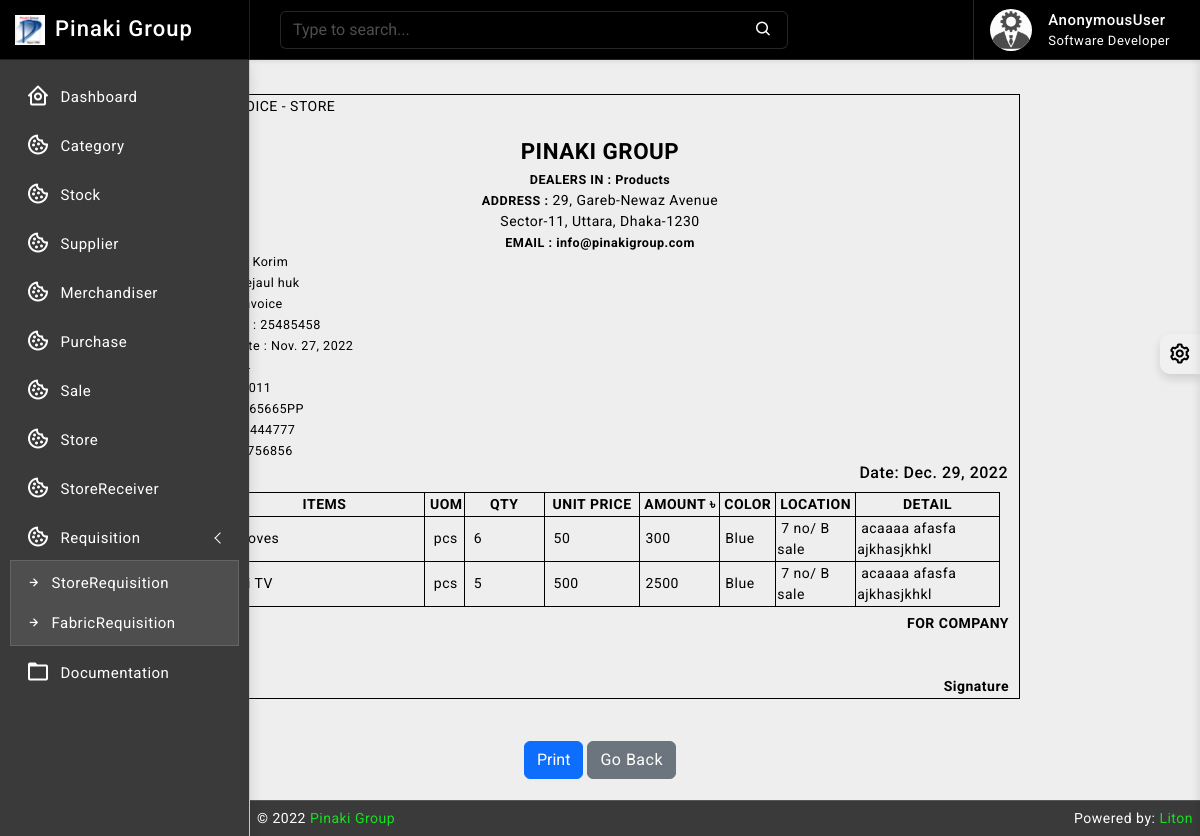
Screenshot of /store/bill/5 with the database file from the repository.
### store/models.py (models this page shows, shortened)
class StoreBill(models.Model):
    billno = models.AutoField(primary_key=True)
    time = models.DateTimeField(auto_now=True)
    supplier = models.ForeignKey(Supplier, on_delete=models.CASCADE, blank=False, related_name='suppliername')
    buyer_name = models.CharField(max_length=64, blank=False, null=True)
    REPORT = (
        ('', 'Select'),
        ('Invoice', 'Invoice'),
        ('DC', 'DC'),
    )
    report = models.CharField(max_length=64, null=True, blank=False, choices=REPORT)
    report_no = models.CharField(max_length=64, blank=True, null=True)
    report_date = models.DateField(default= now)
    po_no = models.CharField(max_length=64, blank=True, null=True)
    lc = models.CharField(max_length=64, blank=False, null=True)
    style_no = models.CharField(max_length=32, null=True, blank=True)
    file_no = models.CharField(max_length=64, blank=True, null=True)
    lot_no = models.CharField(max_length=64, blank=True, null=True)
    fabric_color = models.CharField(max_length=64, blank=True, null=True)
    fabric_detail = models.TextField()
    store_location = models.CharField(max_length=64, blank=True, null=True)
    order_qty = models.IntegerField(default=0)

class StoreItem(models.Model):
    billno = models.ForeignKey(StoreBill, on_delete = models.CASCADE, related_name='storebillno')
    stock = models.ForeignKey(Stock, on_delete = models.CASCADE, related_name='storeitem')
    quantity = models.IntegerField(default=1)
    unit_price = models.IntegerField(default=1)
    totalprice = models.IntegerField(default=1)
    UOM = (
        ('', 'Select'),
        ('kg', 'kg'),
        ('miter', 'miter'),
        ('yard', 'yard'),
        ('pcs', 'pcs'),
        ('pound', 'pound'),
        ('g', 'g'),
        ('gg', 'gg'),
        ('litre', 'litre'),
        ('dg', 'dg'),
        ('1000 pcs', '1000 pcs'),
    )
    uom = models.CharField(max_length=64, null=True, blank=False, choices=UOM)

### supplier/models.py (models this page shows)
class Supplier(models.Model):
    id = models.AutoField(primary_key=True)
    name = models.CharField(max_length=150)
    phone = models.CharField(max_length=12, unique=True)
    address = models.CharField(max_length=200)
    email = models.EmailField(max_length=254, unique=True)
    is_deleted = models.BooleanField(default=False)
    def __str__(self):
        return self.name

### stock/models.py (models this page shows, shortened)
class Stock(models.Model):
    id = models.AutoField(primary_key=True)
    category = models.ForeignKey(Category, on_delete=models.CASCADE, blank=False)
    name = models.CharField(max_length=30, unique=True)
    quantity = models.IntegerField(default=1)
    is_deleted = models.BooleanField(default=False)

### store/views.py (the view, shortened to what this page needs)
# urls.py: path("bill/<billno>", views.StoreBillView.as_view(), name="store_bill"),
class StoreBillView(View):
    model = StoreBill
    template_name = "bill/store_bill.html"
    def get(self, request, billno):
        context = {
            'bill'          : StoreBill.objects.get(billno=billno),
            'items'         : StoreItem.objects.filter(billno=billno),
        }
        return render(request, self.template_name, context)

### templates/bill/store_bill.html (shortened to what this page needs)
{% extends 'base/base.html' %}
{% block body %}
{% load crispy_forms_tags %}
{% load static %}
<div style="color:#575757; font-style: bold; font-size: 3rem;  border-bottom: 1px solid #eeeeee00;">Store Bill No : {{ bill.billno }}</div>
<form method="post">
        <div class="bg"><br>
            <div id="printArea" class="bg">
                <table class="outer-box inner-box" style="width: 840px; margin-left: auto; margin-right: auto;">
                    <tbody>
                        <tr style="height: 1px;">
                            <td>
                                <div class="split left">
                                    <p> TEXT INVOICE - STORE</p>
                            </div>
                            </td>
                        </tr>
                        <tr style="text-align: center;">
                            <td >
                                <span style="font-size: 160%; font-weight: bold;">PINAKI GROUP</span> <br>
                                <span style="font-size: 90%; font-weight: bold;">DEALERS IN : Products</span> <br>
                                <span style="font-size: 90%; font-weight: bold;">ADDRESS :</span> 29, Gareb-Newaz Avenue<br>Sector-11, Uttara, Dhaka-1230<br>
                                <span style="font-size: 90%; font-weight: bold;">EMAIL : info@pinakigroup.com</span> <br>
                                <div class="split left">
                                    <div class="centered; width: 50%;">
                                        <span style="float:left; font-size: 90%; padding-left: 10px;">Supplier : {{ bill.supplier }}</span><br>
                                        <span style="float:left; font-size: 90%; padding-left: 10px;">Buyer : {{ bill.buyer_name }}</span><br>
                                        <span style="float:left; font-size: 90%; padding-left: 10px;">IN/DC : {{ bill.report }}</span><br>
                                        <span style="float:left; font-size: 90%; padding-left: 10px;">IN/DC No : {{ bill.report_no }}</span> <br>
                                        <span style="float:left; font-size: 90%; padding-left: 10px;">IN/DC Date : {{ bill.report_date }}</span> <br>
                                        <span style="float:left; font-size: 90%; padding-left: 10px;">PO : {{ bill.po_no }}</span> <br>
                                        <span style="float:left; font-size: 90%; padding-left: 10px;">LC : {{ bill.lc }}</span> <br>
                                        <span style="float:left; font-size: 90%; padding-left: 10px;">STYLE : {{ bill.style_no }}</span> <br>
                                        <span style="float:left; font-size: 90%; padding-left: 10px;">FILE No : {{ bill.file_no }}</span> <br>
                                        <span style="float:left; font-size: 90%; padding-left: 10px;">LOT No : {{ bill.lot_no }}</span> <br>
                                    </div>
                                  </div>
                                  <div class="split right">
                                    <div class="centered">
                                        <h6 style="text-align:right; padding-right:10px;">Date: {{ bill.time.date }}</h6>
                                    </div>
                                  </div>
                            </td>
                        </tr>
                        <tr>
                            <td>
                            <table class="outer-box" style="width: 800px; margin-left: auto; margin-right: auto;">
                                <tbody>
                                    <tr>
                                        <td class="inner-box" style="width: 3%; font-weight: bold; text-align: center;">&nbsp;SL</td>
                                        <td class="inner-box" style="width: 25%; font-weight: bold; text-align: center;">ITEMS</td>
                                        <td class="inner-box" style="width: 5%; font-weight: bold; text-align: center;">&nbsp;UOM</td>
                                        <td class="inner-box" style="width: 10%; font-weight: bold; text-align: center;">QTY</td>
                                        <td class="inner-box" style="width: 12%; font-weight: bold; text-align: center;">UNIT PRICE</td>
                                        <td class="inner-box" style="width: 10%; font-weight: bold; text-align: center;">AMOUNT ৳</td>
                                        <td class="inner-box" style="width: 7%; font-weight: bold; text-align: center;">COLOR</td>
                                        <td class="inner-box" style="width: 10%; font-weight: bold; text-align: center;">LOCATION</td>
                                        <td class="inner-box" style="width: 18%; font-weight: bold; text-align: center;">DETAIL</td>
                                    </tr>
                                    {% for item in items %}
                                        <tr style="height: auto;">
                                            <td class="inner-box" style="width: 3%;">&nbsp; {{ forloop.counter }}</td>
                                            <td class="inner-box" style="width: 25%;">&nbsp; {{ item.stock.name }}</td>
                                            <td class="inner-box" style="width: 5%;">&nbsp; {{ item.uom }}</td>
                                            <td class="inner-box" style="width: 10%;">&nbsp; {{ item.quantity }}</td>
                                            <td class="inner-box" style="width: 12%;">&nbsp; {{ item.unit_price }}</td>
                                            <td class="inner-box" style="width: 10%;">&nbsp;{{ item.totalprice }}</td>
                                            <td class="inner-box" style="width: 7%;">&nbsp;{{ bill.fabric_color }}</td>
                                            <td class="inner-box" style="width: 10%;">&nbsp;{{ bill.store_location }}</td>
                                            <td class="inner-box" style="width: 18%;">&nbsp;{{ bill.fabric_detail }}</td>
                                        </tr>
                                    {% endfor %}
                                </tbody>
                            </table>
                            </td>
                        </tr>
                        <tr>
                            <td style="text-align: right; padding-right:10px; padding-top: 5px;">
                                <span style="font-weight: bold;">FOR COMPANY <br><br><br> Signature</span>
                            </td>
                        </tr>
                    </tbody>
                </table>
            </div>
        </div>
        <br><br>
        <div class="billwrapper">
            <button class="center btn btn-primary" onclick="printpage('printArea')">Print</button>
            <a href="{% url 'store_read' %}" class=" btn center btn-secondary">Go Back</a>
        </div><br>
    </form>
{% endblock body %}

### static/css/app.css (style rules this page uses)
body { font-size: 14px; letter-spacing: .5px; font-family: Roboto, sans-serif; overflow-x: hidden }
a { text-decoration: none }
.bg-theme { background-size: 100% 100%; background-attachment: fixed; background-position: center; background-repeat: no-repeat; transition: background .2s; }
body.bg-theme2 { background-image: url(../images/bg-themes/2.png); }

### rows the page displays
StoreBill: supplier "Korim", buyer_name "Rejaul huk", report "Invoice", report_no "25485458", report_date "Nov. 27, 2022", style_no "L65665PP", file_no "444777", lot_no "756856", time "Dec. 29, 2022", fabric_color "Blue", store_location "7 no/ B sale", fabric_detail "acaaaa afasfa ajkhasjkhkl"
StoreItem: stock.name "Gloves", uom "pcs", quantity "6", unit_price "50", totalprice "300"
StoreItem: stock.name "mi TV", uom "pcs", quantity "5", unit_price "500", totalprice "2500"

### other values shown
{{ request.user }} "AnonymousUser"
